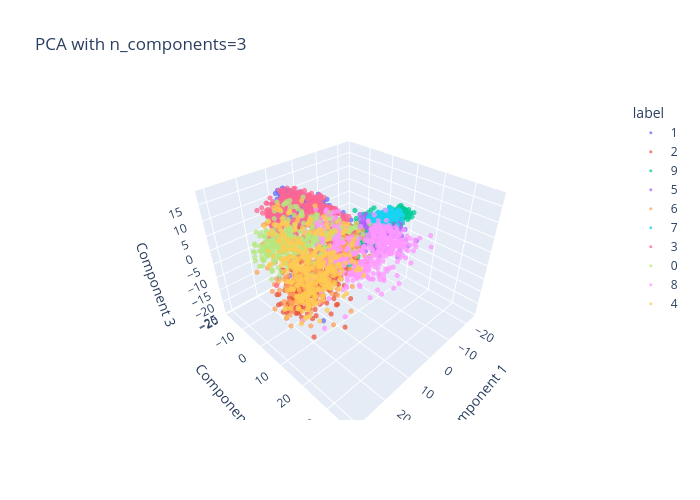

Notebook code cell kept with this figure:
### Code cell
from sklearn.decomposition import PCA
for n in n_components:
    print(f"Evaluating PCA with n_components={n}...")
    pca = PCA(n_components=n)
    X_train_pca, X_test_pca = pca.fit_transform(evaluator_small.X_train), pca.transform(evaluator_small.X_test)
    reductions[f'PCA_{n}'] = (X_train_pca, X_test_pca)
    kmeans_results[f'PCA_{n}'] = evaluator_small._evaluate_reduction_with_kmeans(X_train_pca, X_test_pca)
    logistic_regression_results[f'PCA_{n}'] = evaluator_small.predict_on_reduced_with_logistic_regression(X_train_pca, X_test_pca)
    knn_results[f'PCA_{n}'] = evaluator_small._evaluate_knn_classification(X_train_pca, X_test_pca)
    if n == 2:
        plot_2d_projection(X_train_pca, evaluator_small.y_train, title=f'PCA with n_components={n}')
        plt.show()
    elif n == 3:
        plot_3d_interactive(X_train_pca, evaluator_small.y_train, title=f'PCA with n_components={n}')

### Figure 1 — Plotly figure (JSON) as saved in the notebook; plotly's stock layout.template omitted (floating-point values rounded to 4 significant figures; data arrays with more than 128 entries replaced by an {"elided": "..."} marker saying what was removed)
{"data": [{"hovertemplate": "label=1<br>x=%{x}<br>y=%{y}<br>z=%{z}<extra></extra>", "legendgroup": "1", "marker": {"color": "#636efa", "opacity": 0.75, "size": 3, "symbol": "circle"}, "mode": "markers", "name": "1", "scene": "scene", "showlegend": true, "type": "scatter3d", "x": {"elided": "461 float values"}, "y": {"elided": "461 float values"}, "z": {"elided": "461 float values"}}, {"hovertemplate": "label=2<br>x=%{x}<br>y=%{y}<br>z=%{z}<extra></extra>", "legendgroup": "2", "marker": {"color": "#EF553B", "opacity": 0.75, "size": 3, "symbol": "circle"}, "mode": "markers", "name": "2", "scene": "scene", "showlegend": true, "type": "scatter3d", "x": {"elided": "401 float values"}, "y": {"elided": "401 float values"}, "z": {"elided": "401 float values"}}, {"hovertemplate": "label=9<br>x=%{x}<br>y=%{y}<br>z=%{z}<extra></extra>", "legendgroup": "9", "marker": {"color": "#00cc96", "opacity": 0.75, "size": 3, "symbol": "circle"}, "mode": "markers", "name": "9", "scene": "scene", "showlegend": true, "type": "scatter3d", "x": {"elided": "391 float values"}, "y": {"elided": "391 float values"}, "z": {"elided": "391 float values"}}, {"hovertemplate": "label=5<br>x=%{x}<br>y=%{y}<br>z=%{z}<extra></extra>", "legendgroup": "5", "marker": {"color": "#ab63fa", "opacity": 0.75, "size": 3, "symbol": "circle"}, "mode": "markers", "name": "5", "scene": "scene", "showlegend": true, "type": "scatter3d", "x": {"elided": "394 float values"}, "y": {"elided": "394 float values"}, "z": {"elided": "394 float values"}}, {"hovertemplate": "label=6<br>x=%{x}<br>y=%{y}<br>z=%{z}<extra></extra>", "legendgroup": "6", "marker": {"color": "#FFA15A", "opacity": 0.75, "size": 3, "symbol": "circle"}, "mode": "markers", "name": "6", "scene": "scene", "showlegend": true, "type": "scatter3d", "x": {"elided": "405 float values"}, "y": {"elided": "405 float values"}, "z": {"elided": "405 float values"}}, {"hovertemplate": "label=7<br>x=%{x}<br>y=%{y}<br>z=%{z}<extra></extra>", "legendgroup": "7", "marker": {"color": "#19d3f3", "opacity": 0.75, "size": 3, "symbol": "circle"}, "mode": "markers", "name": "7", "scene": "scene", "showlegend": true, "type": "scatter3d", "x": {"elided": "406 float values"}, "y": {"elided": "406 float values"}, "z": {"elided": "406 float values"}}, {"hovertemplate": "label=3<br>x=%{x}<br>y=%{y}<br>z=%{z}<extra></extra>", "legendgroup": "3", "marker": {"color": "#FF6692", "opacity": 0.75, "size": 3, "symbol": "circle"}, "mode": "markers", "name": "3", "scene": "scene", "showlegend": true, "type": "scatter3d", "x": {"elided": "408 float values"}, "y": {"elided": "408 float values"}, "z": {"elided": "408 float values"}}, {"hovertemplate": "label=0<br>x=%{x}<br>y=%{y}<br>z=%{z}<extra></extra>", "legendgroup": "0", "marker": {"color": "#B6E880", "opacity": 0.75, "size": 3, "symbol": "circle"}, "mode": "markers", "name": "0", "scene": "scene", "showlegend": true, "type": "scatter3d", "x": {"elided": "376 float values"}, "y": {"elided": "376 float values"}, "z": {"elided": "376 float values"}}, {"hovertemplate": "label=8<br>x=%{x}<br>y=%{y}<br>z=%{z}<extra></extra>", "legendgroup": "8", "marker": {"color": "#FF97FF", "opacity": 0.75, "size": 3, "symbol": "circle"}, "mode": "markers", "name": "8", "scene": "scene", "showlegend": true, "type": "scatter3d", "x": {"elided": "387 float values"}, "y": {"elided": "387 float values"}, "z": {"elided": "387 float values"}}, {"hovertemplate": "label=4<br>x=%{x}<br>y=%{y}<br>z=%{z}<extra></extra>", "legendgroup": "4", "marker": {"color": "#FECB52", "opacity": 0.75, "size": 3, "symbol": "circle"}, "mode": "markers", "name": "4", "scene": "scene", "showlegend": true, "type": "scatter3d", "x": {"elided": "371 float values"}, "y": {"elided": "371 float values"}, "z": {"elided": "371 float values"}}], "layout": {"height": 500, "legend": {"title": {"text": "label"}, "tracegroupgap": 0}, "scene": {"domain": {"x": [0, 1], "y": [0, 1]}, "xaxis": {"title": {"text": "Component 1"}}, "yaxis": {"title": {"text": "Component 2"}}, "zaxis": {"title": {"text": "Component 3"}}}, "title": {"text": "PCA with n_components=3"}, "width": 700}}
